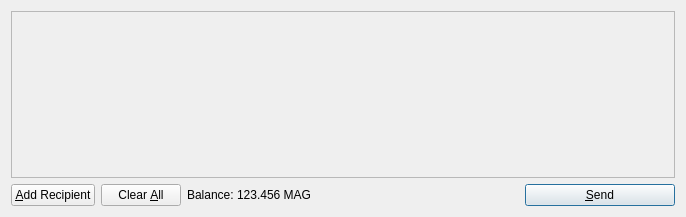
<?xml version="1.0" encoding="UTF-8"?>
<ui version="4.0">
 <class>SendCoinsDialog</class>
 <widget class="QDialog" name="SendCoinsDialog">
  <property name="geometry">
   <rect>
    <x>0</x>
    <y>0</y>
    <width>686</width>
    <height>217</height>
   </rect>
  </property>
  <property name="windowTitle">
   <string>Send Coins</string>
  </property>
  <layout class="QVBoxLayout" name="verticalLayout">
   <item>
    <widget class="QScrollArea" name="scrollArea">
     <property name="widgetResizable">
      <bool>true</bool>
     </property>
     <widget class="QWidget" name="scrollAreaWidgetContents">
      <property name="geometry">
       <rect>
        <x>0</x>
        <y>0</y>
        <width>666</width>
        <height>165</height>
       </rect>
      </property>
      <layout class="QVBoxLayout" name="verticalLayout_2">
       <property name="margin">
        <number>0</number>
       </property>
       <item>
        <layout class="QVBoxLayout" name="entries">
         <property name="spacing">
          <number>6</number>
         </property>
        </layout>
       </item>
       <item>
        <spacer name="verticalSpacer">
         <property name="orientation">
          <enum>Qt::Vertical</enum>
         </property>
         <property name="sizeHint" stdset="0">
          <size>
           <width>20</width>
           <height>40</height>
          </size>
         </property>
        </spacer>
       </item>
      </layout>
     </widget>
    </widget>
   </item>
   <item>
    <layout class="QHBoxLayout" name="horizontalLayout">
     <item>
      <widget class="QPushButton" name="addButton">
       <property name="toolTip">
        <string>Send to multiple recipients at once</string>
       </property>
       <property name="text">
        <string>&amp;Add Recipient</string>
       </property>
       <property name="icon">
        <iconset resource="../bitcoin.qrc">
         <normaloff>:/icons/add</normaloff>:/icons/add</iconset>
       </property>
       <property name="autoDefault">
        <bool>false</bool>
       </property>
      </widget>
     </item>
     <item>
      <widget class="QPushButton" name="clearButton">
       <property name="sizePolicy">
        <sizepolicy hsizetype="Minimum" vsizetype="Fixed">
         <horstretch>0</horstretch>
         <verstretch>0</verstretch>
        </sizepolicy>
       </property>
       <property name="toolTip">
        <string>Remove all transaction fields</string>
       </property>
       <property name="text">
        <string>Clear &amp;All</string>
       </property>
       <property name="icon">
        <iconset resource="../bitcoin.qrc">
         <normaloff>:/icons/remove</normaloff>:/icons/remove</iconset>
       </property>
       <property name="autoRepeatDelay">
        <number>300</number>
       </property>
       <property name="autoDefault">
        <bool>false</bool>
       </property>
      </widget>
     </item>
     <item>
      <layout class="QHBoxLayout" name="horizontalLayout_2">
       <property name="spacing">
        <number>3</number>
       </property>
       <item>
        <widget class="QLabel" name="label">
         <property name="text">
          <string>Balance:</string>
         </property>
        </widget>
       </item>
       <item>
        <widget class="QLabel" name="labelBalance">
         <property name="cursor">
          <cursorShape>IBeamCursor</cursorShape>
         </property>
         <property name="text">
          <string>123.456 MAG</string>
         </property>
         <property name="textInteractionFlags">
          <set>Qt::LinksAccessibleByMouse|Qt::TextSelectableByKeyboard|Qt::TextSelectableByMouse</set>
         </property>
        </widget>
       </item>
      </layout>
     </item>
     <item>
      <spacer name="horizontalSpacer">
       <property name="orientation">
        <enum>Qt::Horizontal</enum>
       </property>
       <property name="sizeHint" stdset="0">
        <size>
         <width>40</width>
         <height>20</height>
        </size>
       </property>
      </spacer>
     </item>
     <item>
      <widget class="QPushButton" name="sendButton">
       <property name="minimumSize">
        <size>
         <width>150</width>
         <height>0</height>
        </size>
       </property>
       <property name="toolTip">
        <string>Confirm the send action</string>
       </property>
       <property name="text">
        <string>&amp;Send</string>
       </property>
       <property name="icon">
        <iconset resource="../bitcoin.qrc">
         <normaloff>:/icons/send</normaloff>:/icons/send</iconset>
       </property>
       <property name="default">
        <bool>true</bool>
       </property>
      </widget>
     </item>
    </layout>
   </item>
  </layout>
 </widget>
 <resources>
  <include location="../bitcoin.qrc"/>
 </resources>
 <connections/>
</ui>
